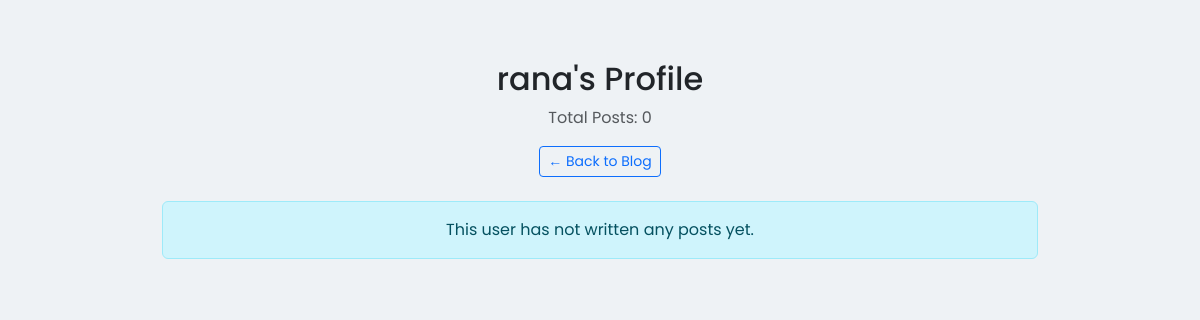
Page /profile.php?user=17 on the earlier database version.
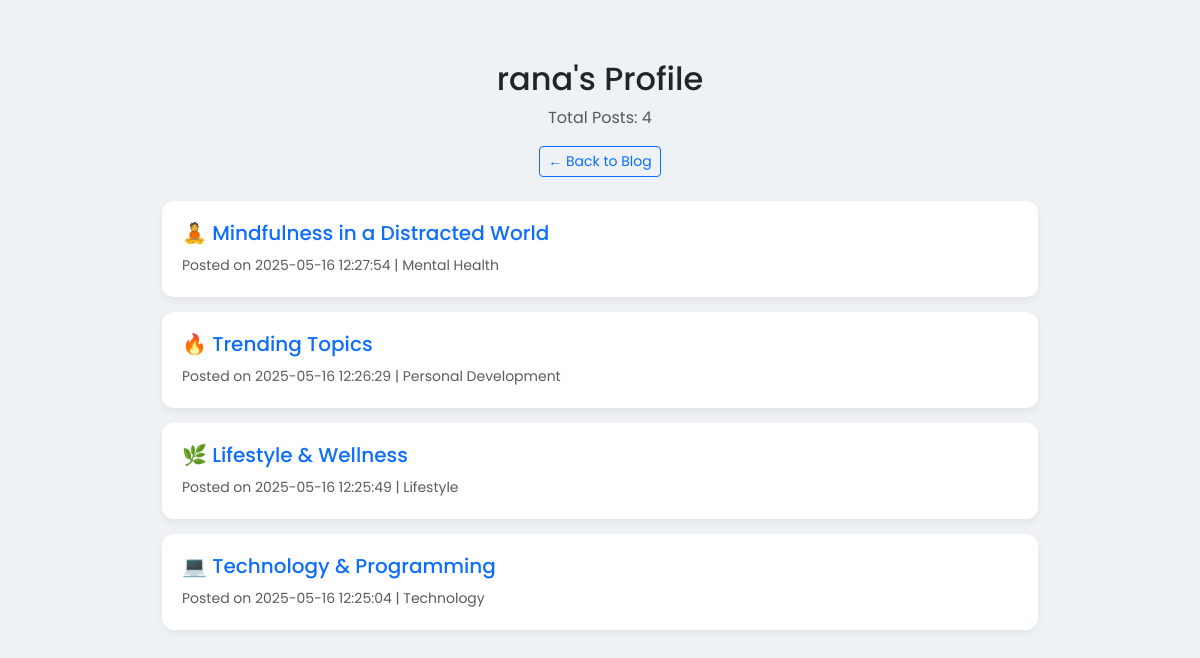
Same page on the later database version.
### tables this page shows
CREATE TABLE `users` (
  `id` int(11) NOT NULL,
  `username` varchar(50) NOT NULL,
  `password` varchar(255) NOT NULL,
  `reset_token` varchar(255) DEFAULT NULL,
  `token_expiry` datetime DEFAULT NULL,
  `email` varchar(255) NOT NULL,
  `is_admin` tinyint(1) NOT NULL DEFAULT 0,
  `is_active` tinyint(1) NOT NULL DEFAULT 1
);

CREATE TABLE `posts` (
  `id` int(11) NOT NULL,
  `title` varchar(255) NOT NULL,
  `content` text NOT NULL,
  `author_id` int(11) NOT NULL,
  `created_at` timestamp NOT NULL DEFAULT current_timestamp(),
  `category_id` int(11) DEFAULT NULL,
  `image` varchar(255) DEFAULT NULL
);

CREATE TABLE `categories` (
  `id` int(11) NOT NULL,
  `name` varchar(100) NOT NULL
);

### profile.php (the view, shortened to what this page needs)
<?php
require_once 'connection.php';
$user_id = isset($_GET['user']) ? (int)$_GET['user'] : 0;
$user_stmt = $conn->prepare("SELECT username FROM users WHERE id = ?");
$user_stmt->bind_param("i", $user_id);
$user_stmt->execute();
$user_result = $user_stmt->get_result();
$user = $user_result->fetch_assoc();
$post_stmt = $conn->prepare("
    SELECT posts.id, posts.title, posts.created_at, categories.name as category
    FROM posts
    LEFT JOIN categories ON posts.category_id = categories.id
    WHERE posts.author_id = ?
    ORDER BY posts.created_at DESC
");
$post_stmt->bind_param("i", $user_id);
$post_stmt->execute();
$posts = $post_stmt->get_result();
$post_count = $posts->num_rows;
?>
<!DOCTYPE html>
<html lang="en">
<head>
    <link href="https://cdn.jsdelivr.net/npm/bootstrap@5.3.3/dist/css/bootstrap.min.css" rel="stylesheet">
</head>
<body>
<div class="container">
    <div class="text-center mb-4">
        <h2><?= htmlspecialchars($user['username']); ?>'s Profile</h2>
        <p class="text-muted">Total Posts: <?= $post_count; ?></p>
        <a href="index.php" class="btn btn-outline-primary btn-sm">&larr; Back to Blog</a>
    </div>
    <?php if ($post_count > 0): ?>
        <?php while ($post = $posts->fetch_assoc()): ?>
            <div class="post-card">
                <h5><a href="view_post.php?id=<?= $post['id']; ?>" class="text-decoration-none"><?= htmlspecialchars($post['title']); ?></a></h5>
                <small class="text-muted">Posted on <?= $post['created_at']; ?> | <?= htmlspecialchars($post['category'] ?? 'Uncategorized'); ?></small>
            </div>
        <?php endwhile; ?>
    <?php else: ?>
        <div class="alert alert-info text-center">This user has not written any posts yet.</div>
    <?php endif; ?>
</div>
</body>
</html>

### profile.php (style rules this page uses)
body { background-color: #eef2f5; font-family: 'Poppins', sans-serif; }
.container { max-width: 900px; margin-top: 60px; }
.post-card { background: #fff; border-radius: 12px; padding: 20px; margin-bottom: 15px; box-shadow: 0 4px 8px rgba(0,0,0,0.05); }

Differences in the rows shown:
added posts: title "🧘 Mindfulness in a Distracted World", created_at "2025-05-16 12:27:54", category.name "Mental Health"
added posts: title "🔥 Trending Topics", created_at "2025-05-16 12:26:29", category.name "Personal Development"
added posts: title "🌿 Lifestyle & Wellness", created_at "2025-05-16 12:25:49", category.name "Lifestyle"
added posts: title "💻 Technology & Programming", created_at "2025-05-16 12:25:04", category.name "Technology"
Other differences:
$post_count: "0" → "4"
text no longer shown: "This user has not written any posts yet."
